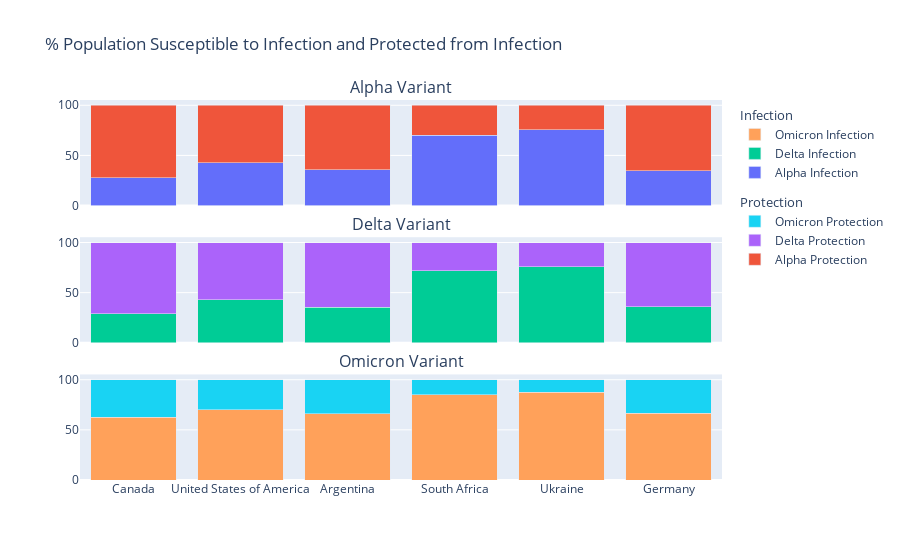

Source (notebook cell):
### Code cell
fig1=make_subplots(rows=6, cols=1, 
                   specs=[[{"rowspan": 2}],[None],
                          [{"rowspan": 2}],[None],
                          [{"rowspan": 2}],[None]],
                   shared_xaxes=True,
                         subplot_titles=("Alpha Variant","Delta Variant","Omicron Variant"))
fig1.append_trace(go.Bar(name="Alpha Infection",
                         legendgrouptitle_text="Infection", legendgroup="infection",
                         x=df_infection_notnull['name'],y=df_infection_notnull['Alpha Infection']),1,1)
fig1.append_trace(go.Bar(name="Alpha Protection",
                         legendgrouptitle_text="Protection", legendgroup="protection",
                         x=df_infection_notnull['name'],y=df_infection_notnull['Alpha Protection']),1,1)

fig1.append_trace(go.Bar(name="Delta Infection",
                         legendgroup="infection",
                         x=df_infection_notnull['name'],y=df_infection_notnull['Delta Infection']),3,1)
fig1.append_trace(go.Bar(name="Delta Protection",
                         legendgroup="protection",
                         x=df_infection_notnull['name'],y=df_infection_notnull['Delta Protection']),3,1)

fig1.append_trace(go.Bar(name="Omicron Infection",
                         legendgroup="infection",
                         x=df_infection_notnull['name'],y=df_infection_notnull['Omicron Infection']),5,1)
fig1.append_trace(go.Bar(name="Omicron Protection",
                         legendgroup="protection",
                         x=df_infection_notnull['name'],y=df_infection_notnull['Omicron Protection']),5,1)
fig1.update_layout(title="% Population Susceptible to Infection and Protected from Infection",barmode="stack")
fig1.show()

### Figure 1 — Plotly figure (JSON) as saved in the notebook; plotly's stock layout.template omitted (floating-point values rounded to 4 significant figures)
{"data": [{"legendgroup": "infection", "legendgrouptitle": {"text": "Infection"}, "name": "Alpha Infection", "type": "bar", "x": ["Canada", "United States of America", "Argentina", "South Africa", "Ukraine", "Germany"], "xaxis": "x", "y": [27.64, 42.58, 35.87, 70.35, 75.57, 34.94], "yaxis": "y"}, {"legendgroup": "protection", "legendgrouptitle": {"text": "Protection"}, "name": "Alpha Protection", "type": "bar", "x": ["Canada", "United States of America", "Argentina", "South Africa", "Ukraine", "Germany"], "xaxis": "x", "y": [72.36, 57.42, 64.13, 29.65, 24.43, 65.06], "yaxis": "y"}, {"legendgroup": "infection", "name": "Delta Infection", "type": "bar", "x": ["Canada", "United States of America", "Argentina", "South Africa", "Ukraine", "Germany"], "xaxis": "x2", "y": [28.85, 43.0, 35.42, 71.6, 75.76, 36.01], "yaxis": "y2"}, {"legendgroup": "protection", "name": "Delta Protection", "type": "bar", "x": ["Canada", "United States of America", "Argentina", "South Africa", "Ukraine", "Germany"], "xaxis": "x2", "y": [71.15, 57.0, 64.58, 28.4, 24.24, 63.99], "yaxis": "y2"}, {"legendgroup": "infection", "name": "Omicron Infection", "type": "bar", "x": ["Canada", "United States of America", "Argentina", "South Africa", "Ukraine", "Germany"], "xaxis": "x3", "y": [62.65, 70.12, 66.27, 85.17, 87.31, 66.46], "yaxis": "y3"}, {"legendgroup": "protection", "name": "Omicron Protection", "type": "bar", "x": ["Canada", "United States of America", "Argentina", "South Africa", "Ukraine", "Germany"], "xaxis": "x3", "y": [37.35, 29.88, 33.73, 14.83, 12.69, 33.54], "yaxis": "y3"}], "layout": {"annotations": [{"font": {"size": 16}, "showarrow": false, "text": "Alpha Variant", "x": 0.5, "xanchor": "center", "xref": "paper", "y": 1.0, "yanchor": "bottom", "yref": "paper"}, {"font": {"size": 16}, "showarrow": false, "text": "Delta Variant", "x": 0.5, "xanchor": "center", "xref": "paper", "y": 0.6389, "yanchor": "bottom", "yref": "paper"}, {"font": {"size": 16}, "showarrow": false, "text": "Omicron Variant", "x": 0.5, "xanchor": "center", "xref": "paper", "y": 0.2778, "yanchor": "bottom", "yref": "paper"}], "barmode": "stack", "title": {"text": "% Population Susceptible to Infection and Protected from Infection"}, "xaxis": {"anchor": "y", "domain": [0, 1], "matches": "x3", "showticklabels": false}, "xaxis2": {"anchor": "y2", "domain": [0, 1], "matches": "x3", "showticklabels": false}, "xaxis3": {"anchor": "y3", "domain": [0, 1]}, "yaxis": {"anchor": "x", "domain": [0.7222, 1.0]}, "yaxis2": {"anchor": "x2", "domain": [0.3611, 0.6389]}, "yaxis3": {"anchor": "x3", "domain": [0, 0.2778]}}}
